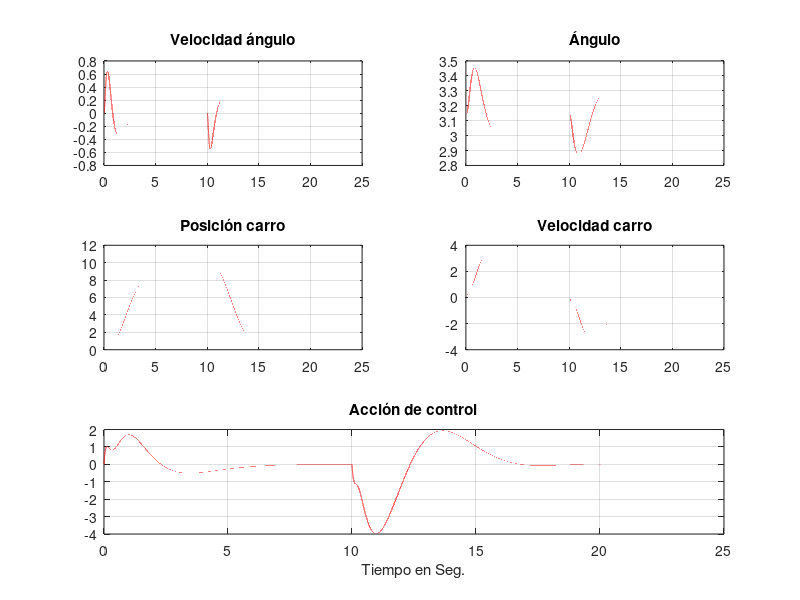
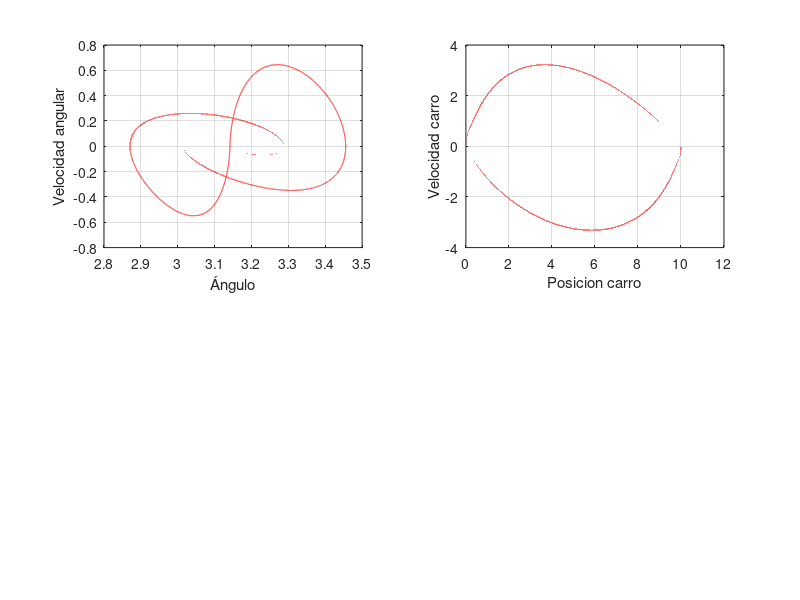

MATLAB code for these plots, in order:
% %-----------------------------------------------------------------------------
% %TP2_ Punto 5 / Controlador con distintos angulos de inicio para probar el limite
% %del sistema
% %----------------------------------------------------------------------------
% clc;clear all;
% m=.1;Fricc=0.1; long=0.6;g=9.8;Ma=.5;
% h=0.0001;tiempo=(30/h);p_pp=0;tita_pp=0; t=0:h:tiempo*h;
% omega(1)=0;p_p=0:h:tiempo*h; u=linspace(0,0,tiempo+1);
% 
% 
% %Condiciones iniciales
%  alfa(1)=.1; color='r';
%  %alfa(1)=.5; color='g';
%  %alfa(1)=.8; color='b';
%  %alfa(1)=1; color='m';
%  %alfa(1)=1.055; color='r';
% 
% ref_p=10; %Referencia
% 
% p(1)=0; p_p(1)=0; u(1)=0; p(1)=0; i=1;
% 
% %estado=[p(i); p_p(i); alfa(i); omega(i)]
% A=[0 1 0 0;0 -Fricc/Ma -m*g/Ma 0; 0 0 0 1; 0 Fricc/(long*Ma) g*(m+Ma)/(long*Ma) 0];
% B=[0; 1/Ma; 0; -1/(long*Ma)];
% C= [1 0 0 0];
% D= [0];
% M=[B A*B A^2*B A^3*B ];%Matriz Controlabilidad
% 
% %Verifico Observabilidad
% O=[C; C*A; C*A^2; C*A^3];%Matriz Observabilidad
% auto_O=eig(O);
% rango_O=rank(O);
% 
% %Cálculo del controlador por asignación de polos
% auto_val=eig(A);
% c_ai=conv(conv(conv([1 -auto_val(1)],[1 -auto_val(2)]),[1 -auto_val(3)]),[1 -auto_val(4)]);
% W=[c_ai(4) c_ai(3) c_ai(2) 1;c_ai(3) c_ai(2) 1 0;c_ai(2) 1 0 0;1 0 0 0];
% T=M*W;
% A_controlable=inv(T)*A*T %Verificación de que T esté bien
% 
% %CONTROLADOR Ubicación de los polos de lazo cerrado en mui :
% mui(1)=-2;mui(2)=-2; mui(3)=-2+1i;mui(4)=conj(mui(3));
% alfa_i=conv(conv(conv([1 -mui(3)],[1 -mui(4)]),[1 -mui(2)]),[1 -mui(1)]);
% K=(alfa_i(2:5)-c_ai(2:5))*inv(T);
% Gj=-inv(C*inv(A-B*K)*B);
% eig(A-B*K)
% 
% X0=[0 0 pi 0]';x=[0 0 alfa(1) 0]';
% while(i<(tiempo+1))
%  %Variables del sistema no lineal
%  estado=[p(i); p_p(i); alfa(i); omega(i)];
%  u(i)=-K*estado+Gj*ref_p;
%  %Sistema no lineal
%  p_pp=(1/(Ma+m))*(u(i)-m*long*tita_pp*cos(alfa(i))+m*long*omega(i)^2*sin(alfa(i))- Fricc*p_p(i));
%  tita_pp=(1/long)*(g*sin(alfa(i))-p_pp*cos(alfa(i)));
%  p_p(i+1)=p_p(i)+h*p_pp;
%  p(i+1)=p(i)+h*p_p(i);
%  omega(i+1)=omega(i)+h*tita_pp;
%  alfa(i+1)=alfa(i)+h*omega(i);
% %  %Variables del sistema lineal
% %  pl(i)=x(1); p_pl(i)=x(2);alfal(i)=x(3);omegal(i)=x(4);
% %  %Sistema lineal
% %  xp=A*(x-X0)+B*u(i);
% %  x=x+h*xp;
%  i=i+1;
% end
% % pl(i)=x(1); p_pl(i)=x(2);alfal(i)=x(3);omegal(i)=x(4);
% figure(1);hold on;
% subplot(3,2,1);plot(t,omega,color);grid on; title('Velocidad Ángulo');hold on;%plot(t,omegal,'r');
% subplot(3,2,2);plot(t,alfa,color);hold on;%plot(t,pi*ones(size(t)),'r');%plot(t,alfal,'r');
% grid on;title('Ángulo');hold on;
% subplot(3,2,3); plot(t,p,color);grid on;title('Posición carro');hold on;%plot(t,pl,'r');
% subplot(3,2,4);plot(t,p_p,color);grid on;title('Velocidad carro');hold on;%plot(t,p_pl,'r');
% subplot(3,1,3);plot(t,u,color);grid on;title('Acción de control');xlabel('Tiempo enSeg.');hold on;
% figure(2);hold on;
% subplot(2,2,1);plot(alfa,omega,color);grid on;xlabel('Ángulo');ylabel('Velocidadangular');hold on;
% % subplot(2,2,1);plot(alfal,omegal,'r');
% subplot(2,2,2);plot(p,p_p,color);grid on;xlabel('Posición carro');ylabel('Velocidadcarro');hold on;
% % subplot(2,2,2);plot(pl,p_pl,'r');

% %-----------------------------------------------------------------------------
% %TP2_ Punto 6/ Ahora con un observador que solo puede ver el desplazamiento
% %----------------------------------------------------------------------------
% clc;clear all;
% m=.1;Fricc=0.1; long=0.6;g=9.8;Ma=.5;
% h=0.0001;tiempo=(30/h);p_pp=0;tita_pp=0; t=0:h:tiempo*h;
% omega(1)=0;p_p=0:h:tiempo*h; u=linspace(0,0,tiempo+1);
% 
% 
% %Condiciones iniciales
%  alfa(1)=.1; %color='r';
%  %alfa(1)=.5; color='g';
%  %alfa(1)=.8; color='b';
%  %alfa(1)=1; color='m';
%  %alfa(1)=1.055; color='r';
% 
% ref_p=10; %Referencia
% 
% p(1)=0; p_p(1)=0; u(1)=0; p(1)=0; i=1;
% 
% %estado=[p(i); p_p(i); alfa(i); omega(i)]
% A=[0 1 0 0;0 -Fricc/Ma -m*g/Ma 0; 0 0 0 1; 0 Fricc/(long*Ma) g*(m+Ma)/(long*Ma) 0];
% B=[0; 1/Ma; 0; -1/(long*Ma)];
% C= [1 0 0 0];
% D= [0];
% M=[B A*B A^2*B A^3*B ];%Matriz Controlabilidad
% 
% %Verifico Observabilidad
% O=[C; C*A; C*A^2; C*A^3];%Matriz Observabilidad
% auto_O=eig(O);
% rango_O=rank(O);
% 
% %Cálculo del controlador por asignación de polos
% auto_val=eig(A);
% c_ai=conv(conv(conv([1 -auto_val(1)],[1 -auto_val(2)]),[1 -auto_val(3)]),[1 -auto_val(4)]);
% W=[c_ai(4) c_ai(3) c_ai(2) 1;c_ai(3) c_ai(2) 1 0;c_ai(2) 1 0 0;1 0 0 0];
% T=M*W;
% A_controlable=inv(T)*A*T %Verificación de que T esté bien
% 
% %CONTROLADOR Ubicación de los polos de lazo cerrado en mui :
% mui(1)=-2;mui(2)=-2; mui(3)=-2+1i;mui(4)=conj(mui(3));
% alfa_i=conv(conv(conv([1 -mui(3)],[1 -mui(4)]),[1 -mui(2)]),[1 -mui(1)]);
% K=fliplr(alfa_i(2:5)-c_ai(2:5))*inv(T);
% Gj=-inv(C*inv(A-B*K)*B);
% eig(A-B*K)
% 
% %Matrices Observador
% A_O=A';
% B_O=C';
% M_Dual=[B_O A_O*B_O A_O^2*B_O A_O^3*B_O];%MatrizControlabilidad
% alfaO_i=alfa_i;% Ubicacion del Observador
% 
% % Controlador Observador Ko
% mui_o= real(mui)*10; %<----Mismos polos a lazo cerrado que el sistema principal
% alfaO_i=conv(conv(conv([1 -mui_o(3)],[1 -mui_o(4)]),[1 -mui_o(2)]),[1 -mui_o(1)]);
% T_O=M_Dual*W;
% Ko=(fliplr(alfaO_i(2:end)-c_ai(2:end))*inv(T_O))';
% eig(A_O'-Ko*C) %Verifico que todos los polos estén en el semiplano izquierdo
% x_hat=[0;0;0;0]; %Inicializo el Observador
% 
% 
% X0=[0 0 pi 0]';x=[0 0 alfa(1) 0]';
% while(i<(tiempo+1))
%  %Variables del sistema no lineal
%  estado=[p(i); p_p(i); alfa(i); omega(i)];
%  u(i)=-K*x_hat+Gj*ref_p;color='b'; %Con Observador
%  %u(i)=-K*estado+Gj*ref_p;color='r';
%  %Sistema no lineal
%  p_pp=(1/(Ma+m))*(u(i)-m*long*tita_pp*cos(alfa(i))+m*long*omega(i)^2*sin(alfa(i))- Fricc*p_p(i));
%  tita_pp=(1/long)*(g*sin(alfa(i))-p_pp*cos(alfa(i)));
%  p_p(i+1)=p_p(i)+h*p_pp;
%  p(i+1)=p(i)+h*p_p(i);
%  omega(i+1)=omega(i)+h*tita_pp;
%  alfa(i+1)=alfa(i)+h*omega(i);
%  
% %________OBSERVADOR__________
%  y_sal_O(i)=C*x_hat;
%  y_sal(i)=C*estado;
%  x_hatp=A*x_hat+B*u(i)+Ko*(y_sal(i)-y_sal_O(i));
%  x_hat=x_hat+h*x_hatp;
%  %--------------------
%  
%  i=i+1;
% end
% 
% figure(1);hold on;
% subplot(3,2,1);plot(t,omega,color);grid on; title('Velocidad Ángulo');hold on;
% subplot(3,2,2);plot(t,alfa,color);hold on;
% grid on;title('Ángulo');hold on;
% subplot(3,2,3); plot(t,p,color);grid on;title('Posición carro');hold on;
% subplot(3,2,4);plot(t,p_p,color);grid on;title('Velocidad carro');hold on;
% subplot(3,1,3);plot(t,u,color);grid on;title('Acción de control');xlabel('Tiempo enSeg.');hold on;
% figure(2);hold on;
% subplot(2,2,1);plot(alfa,omega,color);grid on;xlabel('Ángulo');ylabel('Velocidadangular');hold on;
% subplot(2,2,2);plot(p,p_p,color);grid on;xlabel('Posición carro');ylabel('Velocidadcarro');hold on;

%-----------------------------------------------------------------------------
%TP2_5 / Controlador con distintos angulos de inicio para probar el limite
%del sistema
%----------------------------------------------------------------------------
% clc;clear all;
% m=.1;Fricc=0.1; long=0.6;g=9.8;Ma=.5;
% h=0.0001;tiempo=(50/h);p_pp=0;tita_pp=0; t=0:h:tiempo*h;
% omega(1)=0;p_p=0:h:tiempo*h; u=linspace(0,0,tiempo+1);
% 
% 
% %Condiciones iniciales
%  alfa(1)=pi; color='r';
%  %alfa(1)=.5; color='g';
%  %alfa(1)=.8; color='b';
%  %alfa(1)=1; color='m';
%  %alfa(1)=1.055; color='r';
% 
% ref1_p=-10; %Referencia 1 
% ref2_p=0; %Referencia 2
% 
% p(1)=0; p_p(1)=0; u(1)=0; p(1)=0; i=1;
% 
% %estado=[p(i); p_p(i); alfa(i); omega(i)]
% %Matrices para esquilibrio estable
% A=[0 1 0 0;0 -Fricc/Ma -m*g/Ma 0; 0 0 0 1; 0 -Fricc/(long*Ma) -(g*(m+Ma)/(long*Ma)) 0];
% B=[0; 1/Ma; 0; 1/(long*Ma)];
% C= [1 0 0 0];
% D= [0];
% M=[B A*B A^2*B A^3*B ];%Matriz Controlabilidad
% 
% %Verifico Observabilidad
% O=[C; C*A; C*A^2; C*A^3];%Matriz Observabilidad
% auto_O=eig(O);
% rango_O=rank(O);
% 
% %Cálculo del controlador por asignación de polos
% auto_val=eig(A);
% c_ai=conv(conv(conv([1 -auto_val(1)],[1 -auto_val(2)]),[1 -auto_val(3)]),[1 -auto_val(4)]);
% W=[c_ai(4) c_ai(3) c_ai(2) 1;c_ai(3) c_ai(2) 1 0;c_ai(2) 1 0 0;1 0 0 0];
% T=M*W;
% A_controlable=inv(T)*A*T %Verificación de que T esté bien
% 
% %CONTROLADOR Ubicación de los polos de lazo cerrado en mui :
% %  mui(1)=-8;mui(2)=-8; mui(3)=-.5+.1i;mui(4)=conj(mui(3));
% mui(1)=-1.5;mui(2)=-5; mui(3)=-1.5;mui(4)=-5;%conj(mui(3));
% alfa_i=conv(conv(conv([1 -mui(3)],[1 -mui(4)]),[1 -mui(2)]),[1 -mui(1)]);
% % K=fliplr(alfa_i(2:5)-c_ai(2:5))*inv(T);
% K=(alfa_i(2:5)-c_ai(2:5))*inv(T);
% Gj=-inv(C*inv(A-B*K)*B);
% eig(A-B*K)
% 
% 
% while(i<(tiempo+1))
%  %Variables del sistema no lineal
%  estado=[p(i); p_p(i); alfa(i); omega(i)];
%  u(i)=-K*estado+Gj*ref1_p;
%  
% %  if(i<=tiempo/2)
% %      u(i)=-K*estado+Gj*ref1_p; %posicion de referencia 10m
% %  else
% %      u(i)=-K*estado+Gj*ref2_p; %posicion de referencia 0m
% %   end
%  
%  %Sistema no lineal
%  p_pp=(1/(Ma+m))*(u(i)-m*long*tita_pp*cos(alfa(i))+m*long*omega(i)^2*sin(alfa(i))- Fricc*p_p(i));
%  tita_pp=(1/long)*(g*sin(alfa(i))-p_pp*cos(alfa(i)));
%  p_p(i+1)=p_p(i)+h*p_pp;
%  p(i+1)=p(i)+h*p_p(i);
%  omega(i+1)=omega(i)+h*tita_pp;
%  alfa(i+1)=alfa(i)+h*omega(i);
% 
%    
%  
%  i=i+1;
% end
% 
% figure(1);hold on;
% subplot(3,2,1);plot(t,omega,color);grid on; title('Velocidad Ángulo');hold on;
% subplot(3,2,2);plot(t,alfa,color);hold on;
% grid on;title('Ángulo');hold on;
% subplot(3,2,3); plot(t,p,color);grid on;title('Posición carro');hold on;
% subplot(3,2,4);plot(t,p_p,color);grid on;title('Velocidad carro');hold on;
% subplot(3,1,3);plot(t,u,color);grid on;title('Acción de control');xlabel('Tiempo enSeg.');hold on;
% figure(2);hold on;
% subplot(2,2,1);plot(alfa,omega,color);grid on;xlabel('Ángulo');ylabel('Velocidadangular');hold on;
% subplot(2,2,2);plot(p,p_p,color);grid on;xlabel('Posición carro');ylabel('Velocidadcarro');hold on;

% %-----------------------------------------------------------------------------
% %TP2_ Punto 7 / Controlador con integrador funciona mucho mejor pero el angulo no
% %se mantiene en pi, siempre da una "vuelta" y se estabiliza en -pi.
% %CONSULTAR
% %----------------------------------------------------------------------------
% 
% clc;clear all;
% m=.1;Fricc=0.1; long=0.6;g=9.8;M=.5;
% h=0.0001;tiempo=(50/h);p_pp=0;tita_pp=0; t=0:h:tiempo*h;
% omega=0:h:tiempo*h; alfa=0:h:tiempo*h; p=0:h:tiempo*h;
% p_p=0:h:tiempo*h; u=linspace(0,0,tiempo+1);
% %Condiciones iniciales
% alfa(1)=pi; color='r';
% % alfa(1)=.2; color='g';
% % alfa(1)=.7; color='b';
% ref=10;
% omega(1)=0; p_p(1)=0; u(1)=0; p(1)=0; i=1;indice=0;
% %Versión linealizada en el equilibrio estable
% % estado=[p(i); p_p(i); alfa(i); omega(i)]
% Mat_A=[0 1 0 0;0 -Fricc/M -m*g/M 0; 0 0 0 1; 0 -Fricc/(long*M) -(g*(m+M)/(long*M)) 0];
% Mat_B=[0; 1/M; 0; 1/(long*M)];
% Mat_C= [1 0 0 0];
% Mat_D= [0];
% %Mat_M=[B A*B A^2*B A^3*B ];%Matriz Controlabilidad
% 
% % Construcción del sistema ampliado
% Mat_Aa=[Mat_A zeros(4,1);-Mat_C 0];
% Mat_Ba=[Mat_B;0];
% Mat_Ma=[Mat_Ba Mat_Aa*Mat_Ba Mat_Aa^2*Mat_Ba Mat_Aa^3*Mat_Ba Mat_Aa^4*Mat_Ba];%Matri Controlabilidad
% %Cálculo del controlador por asignación de polos
% auto_val=eig(Mat_Aa);
% c_ai=conv(conv(conv(conv([1 -auto_val(1)],[1 -auto_val(2)]),[1 -auto_val(3)]),[1 -auto_val(4)]),[1 -auto_val(5)]);
% Mat_Wa=[c_ai(5) c_ai(4) c_ai(3) c_ai(2) 1;c_ai(4) c_ai(3) c_ai(2) 1 0;c_ai(3) c_ai(2) 1 0 0;c_ai(2) 1 0 0 0;1 0 0 0 0];
% Mat_Ta=Mat_Ma*Mat_Wa;
% A_controlable=inv(Mat_Ta)*Mat_Aa*Mat_Ta; %Verificación de que T esté bien
% %Ubicación de los polos de lazo cerrado en mui:
% mui(1)=-0.2;mui(2)=-0.2; mui(3)=-10 + 0.01i;mui(4)=conj(mui(3));mui(5)=-1;
% alfa_ia=conv(conv(conv(conv([1 -mui(3)],[1 -mui(4)]),[1 -mui(2)]),[1 -mui(1)]),[1 -mui(5)]);
% Ka=(alfa_ia(2:6)-c_ai(2:6))*inv(Mat_Ta);
% eig(Mat_Aa-Mat_Ba*Ka)
% K=Ka(1:4); KI=-Ka(5); %Los valores del controlador de obtienen del K ampliado
% psi(1)=0;
% while(i<(tiempo+1))
%  estado=[p(i); p_p(i); alfa(i); omega(i)];
%   if(i<=tiempo/2)
%      ref=10; %posicion de referencia 10m
%      m=0.1;
%  else
%      ref=0; %posicion de referencia 0m
%      m=1;
%   end
%  
%  psi_p=ref-Mat_C* estado;
%  psi(i+1)=psi(i)+psi_p*h;
%  u(i)=-K*estado+KI*psi(i+1);
%  
%  
%  %Sistema no lineal
%  p_pp=(1/(M+m))*(u(i)-m*long*tita_pp*cos(alfa(i))+m*long*omega(i)^2*sin(alfa(i))- Fricc*p_p(i));
%  tita_pp=(1/long)*(g*sin(alfa(i))-p_pp*cos(alfa(i)));
%  p_p(i+1)=p_p(i)+h*p_pp;
%  p(i+1)=p(i)+h*p_p(i);
%  omega(i+1)=omega(i)+h*tita_pp;
%  alfa(i+1)=alfa(i)+h*omega(i);
%  y_sal(i)=Mat_C*estado; i=i+1;
% end
% figure(1);hold on;
% subplot(3,2,1);plot(t,omega,color);grid on; title('Velocidad ángulo');hold on;
% subplot(3,2,2);plot(t,alfa,color);grid on;title('Ángulo');hold on;
% subplot(3,2,3); plot(t,p,color);grid on;title('Posición carro');hold on;
% subplot(3,2,4);plot(t,p_p,color);grid on;title('Velocidad carro');hold on;
% subplot(3,1,3);plot(t,u,color);grid on;title('Acción de control');xlabel('Tiempo en Seg.');hold on;
% figure(2);hold on;subplot(2,2,1);plot(alfa,omega,color);grid on;xlabel('Ángulo');ylabel('Velocidad angular');hold on;
% subplot(2,2,2);plot(p,p_p,color);grid on;xlabel('Posicion carro');ylabel('Velocidad carro');hold on;

%-----------------------------------------------------------------------------
%TP2_Punto 8 / Controlador con integrador y observador.
%
% SIN EL OBSERVADOR, cuando el carro va de 0 a 10, el angulo se mueve de pi a -pi y se
% estabiliza ahi, "da una vuelta" y no se como corregirlo. Pero cuando va
% de 10 a 0 no lo hace.
%CON EL OBSERVADOR,cuando el carro va de 0 a 10, el angulo no se mueve, queda en pi
%Pero cuando va de 10 a 0 comienza a oscilar y el angulo aumenta mucho.
% 
%----------------------------------------------------------------------------

clc;clear all;%close all;
m=.1;Fricc=0.1; long=0.6;g=9.8;M=.5;
h=0.0001;tiempo=(20/h);p_pp=0;tita_pp=0; t=0:h:tiempo*h;
omega=0:h:tiempo*h; alfa=0:h:tiempo*h; p=0:h:tiempo*h;
p_p=0:h:tiempo*h; u=linspace(0,0,tiempo+1);
%Condiciones iniciales
alfa(1)=pi; color='r';
% alfa(1)=.2; color='g';
% alfa(1)=.7; color='b';
ref=10;
omega(1)=0; p_p(1)=0; u(1)=0; p(1)=0; i=1;indice=0;
%Versión linealizada en el equilibrio estable
% estado=[p(i); p_p(i); alfa(i); omega(i)]
Mat_A=[0 1 0 0;0 -Fricc/M -m*g/M 0; 0 0 0 1; 0 -Fricc/(long*M) -(g*(m+M)/(long*M)) 0];
Mat_B=[0; 1/M; 0; 1/(long*M)];
Mat_C= [1 0 0 0];
Mat_D= [0];
Mat_M=[Mat_B Mat_A*Mat_B Mat_A^2*Mat_B Mat_A^3*Mat_B ];%Matriz Controlabilidad
%%Verifico Observabilidad
Mat_O=[Mat_C; Mat_C*Mat_A; Mat_C*Mat_A^2; Mat_C*Mat_A^3];%Matriz Observabilidad
auto_O=eig(Mat_O);
rango_O=rank(Mat_O);
xOP=[0;0;pi;0];

% %Cálculo del controlador por asignación de polos
auto_val=eig(Mat_A);
c_ai=conv(conv(conv([1 -auto_val(1)],[1 -auto_val(2)]),[1 -auto_val(3)]),[1 -auto_val(4)]);
Mat_W=[c_ai(4) c_ai(3) c_ai(2) 1;c_ai(3) c_ai(2) 1 0;c_ai(2) 1 0 0;1 0 0 0];
Mat_T=Mat_M*Mat_W;
A_controlable=inv(Mat_T)*Mat_A*Mat_T %Verificación de que T esté bien

% Construcción del sistema ampliado
Mat_Aa=[Mat_A zeros(4,1);-Mat_C 0];
Mat_Ba=[Mat_B;0];
Mat_Ma=[Mat_Ba Mat_Aa*Mat_Ba Mat_Aa^2*Mat_Ba Mat_Aa^3*Mat_Ba Mat_Aa^4*Mat_Ba];%Matriz Controlabilidad

%Cálculo del controlador por asignación de polos
auto_val=eig(Mat_Aa);
c_ai=conv(conv(conv(conv([1 -auto_val(1)],[1 -auto_val(2)]),[1 -auto_val(3)]),[1 -auto_val(4)]),[1 -auto_val(5)]);
Mat_Wa=[c_ai(5) c_ai(4) c_ai(3) c_ai(2) 1;c_ai(4) c_ai(3) c_ai(2) 1 0;c_ai(3) c_ai(2) 1 0 0;c_ai(2) 1 0 0 0;1 0 0 0 0];
Mat_Ta=Mat_Ma*Mat_Wa;
A_controlable=inv(Mat_Ta)*Mat_Aa*Mat_Ta; %Verificación de que T esté bien

%Ubicación de los polos de lazo cerrado en mui:
mui(1)=-1.7;mui(2)=-4; mui(3)=-1.0 + 0.4i;mui(4)=conj(mui(3));mui(5)=-10;
%  mui(1)=-20;mui(2)=-.2; mui(3)=-.1;mui(4)=conj(mui(3));mui(5)=-10;
% mui(1)=-50;mui(2)=-500; mui(3)=-10 + 0.05i;mui(4)=conj(mui(3));mui(5)=-1;
alfa_ia=conv(conv(conv(conv([1 -mui(3)],[1 -mui(4)]),[1 -mui(2)]),[1 -mui(1)]),[1 -mui(5)]);
Ka=flip(alfa_ia(2:6)-c_ai(2:6))*inv(Mat_Ta);
eig(Mat_Aa-Mat_Ba*Ka)

%Matrices Observador
Mat_A_O=Mat_A';
Mat_B_O=Mat_C';
M_Dual=[Mat_B_O Mat_A_O*Mat_B_O Mat_A_O^2*Mat_B_O Mat_A_O^3*Mat_B_O];%MatrizControlabilidad
%alfaO_i=alfa_ia;% Ubicacion del Observador

% Controlador Observador Ko
%mui_o= 1*mui; %<----Mismos polos a lazo cerrado que el sistema principal
mui_o=real(mui)*8.7;
alfaO_i=conv(conv(conv([1 -mui_o(3)],[1 -mui_o(4)]),[1 -mui_o(2)]),[1 -mui_o(1)]);
Mat_T_O=M_Dual*Mat_W;
Ko=(fliplr(alfaO_i(2:end)-c_ai(2:end-1))*inv(Mat_T_O))';
eig(Mat_A-Ko*Mat_C) %Verifico que todos los polos estén en el semiplano izquierdo
x_hat=[0;0;0;0]; %Inicializo el Observador


K=Ka(1:4); KI=-Ka(5); %Los valores del controlador de obtienen del K ampliado
psi(1)=0;
while(i<(tiempo+1))
 estado=[p(i); p_p(i); alfa(i); omega(i)];
  if(i<=tiempo/2)
     ref=10; %posicion de referencia 10m
     m=0.1;
%   elseif(i>=tiempo/2 && i<tiempo*3/4)
%       ref=5;
%       m=1;
 else
     ref=0; %posicion de referencia 0m
     m=1;
  end
 
 psi_p= ref-Mat_C* estado;
 psi(i+1)=psi(i)+psi_p*h;
 
 u(i)=-K*(estado-xOP)+KI*psi(i+1);%Sin Observador
% u(i)=-K*(x_hat-xOP)+KI*psi(i+1); %Con Observador

 %Sistema no lineal
 p_pp=(1/(M+m))*(u(i)-m*long*tita_pp*cos(alfa(i))+m*long*omega(i)^2*sin(alfa(i))- Fricc*p_p(i));
 tita_pp=(1/long)*(g*sin(alfa(i))-p_pp*cos(alfa(i)));
 p_p(i+1)=p_p(i)+h*p_pp;
 p(i+1)=p(i)+h*p_p(i);
 omega(i+1)=omega(i)+h*tita_pp;
 alfa(i+1)=alfa(i)+h*omega(i);
 
 
 %________OBSERVADOR__________
 y_sal_O(i)=Mat_C*(x_hat-xOP);
 y_sal(i)=Mat_C*(estado-xOP);
 x_hatp=Mat_A*(x_hat-xOP)+Mat_B*u(i)+Ko*(y_sal(i)-y_sal_O(i));
 x_hat=x_hat+h*x_hatp;
 i=i+1;
% xOP=[0;0;pi;0];
end
figure(1);hold on; t=1:i;t=t*h;
subplot(3,2,1);plot(t,omega,color);grid on; title('Velocidad ángulo');hold on;
subplot(3,2,2);plot(t,alfa,color);grid on;title('Ángulo');hold on;
subplot(3,2,3); plot(t,p,color);grid on;title('Posición carro');hold on;
subplot(3,2,4);plot(t,p_p,color);grid on;title('Velocidad carro');hold on;
subplot(3,1,3);plot(t,u,color);grid on;title('Acción de control');xlabel('Tiempo en Seg.');hold on;
figure(2);hold on;subplot(2,2,1);plot(alfa,omega,color);grid on;xlabel('Ángulo');ylabel('Velocidad angular');hold on;
subplot(2,2,2);plot(p,p_p,color);grid on;xlabel('Posicion carro');ylabel('Velocidad carro');hold on;
